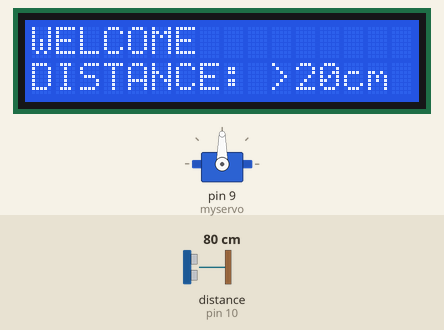
This sketch was run on a simulated Arduino Uno, built with avr-gcc and run on an emulated ATmega328P. Shown: 16×2 character LCD, servo. Wiring (inferred from the names in the program): ultrasonic range finder: trigger pin 13; echo pin 10. The test bench sets the inputs (shaded band); at power-on: distance to the obstacle (sensor on pin 10) 80 cm. The echo pulse lasts 58.3 µs per cm; what the sketch prints to the serial monitor is not drawn.

Above: at 1.2 s.
1.3 s: distance to the obstacle (sensor on pin 10) set to 9 cm
At 2.4 s:
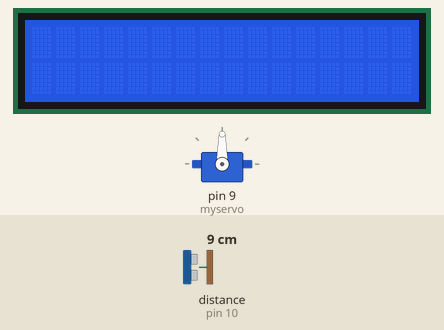
2.8 s: distance to the obstacle (sensor on pin 10) set to 18 cm
At 4.2 s:
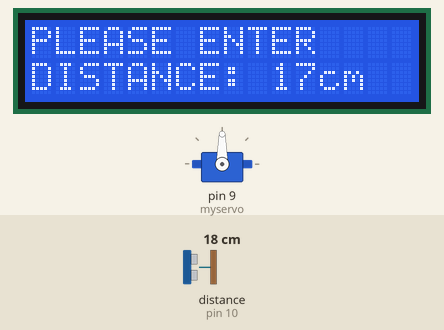
5.8 s: distance to the obstacle (sensor on pin 10) set to 2 cm
At 6.8 s:
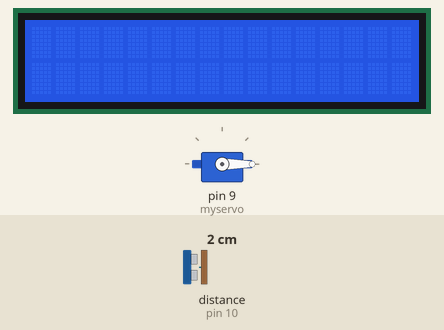
7.7 s: distance to the obstacle (sensor on pin 10) set to 19 cm
At 8.6 s:
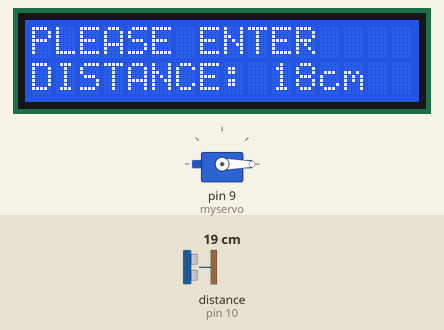
9.2 s: distance to the obstacle (sensor on pin 10) set to 24 cm
At 10.1 s:
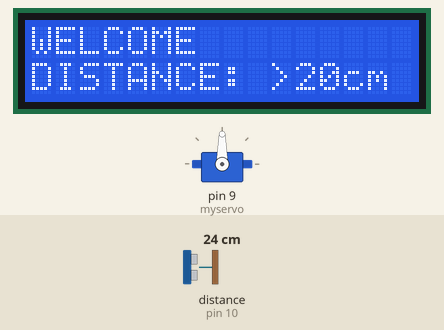
10.7 s: distance to the obstacle (sensor on pin 10) set to 4 cm
At 11.3 s:
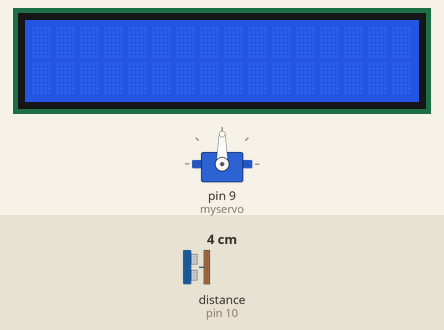
Timing chart, 0 to 15.7 s (numbered marks = the images above; inputs shaded):
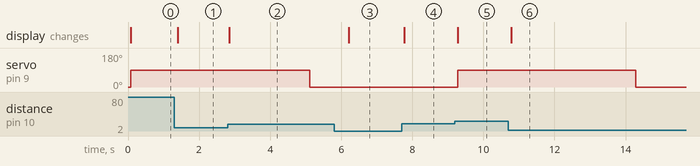

The sketch:

sketch_smartentryexit_system_20250114200900.ino
```cpp
#include <LiquidCrystal.h>
#include <Servo.h>

Servo myservo;
const int rs = 12, en = 11, d4 = 5, d5 = 4, d6 = 3, d7 = 2;
LiquidCrystal lcd(rs, en, d4, d5, d6, d7);

int trigPin = 13;
int echoPin = 10;
unsigned long openTime = 0;  // Store when the door opens
bool doorOpen = false;       // Track if the door is open

void setup()
{
  pinMode(trigPin, OUTPUT);
  pinMode(echoPin, INPUT);
  lcd.begin(16, 2);
  myservo.attach(9);

  Serial.begin(9600);
  myservo.write(0); // Ensure door starts in the closed position
}

void loop()
{
  long duration, distance;
  digitalWrite(trigPin, LOW);
  delayMicroseconds(2);
  digitalWrite(trigPin, HIGH);
  delayMicroseconds(10);
  digitalWrite(trigPin, LOW);

  duration = pulseIn(echoPin, HIGH);
  distance = (duration / 2) / 29.412;

  lcd.clear();

  if (distance > 20)
  {

    lcd.setCursor(0, 0);
    lcd.print("WELCOME");
    lcd.setCursor(0, 1);
    lcd.print("DISTANCE: >20cm");

    if (!doorOpen)  // Open only if not already open
    {
      myservo.write(90);
      openTime = millis(); // Save the opening time
      doorOpen = true;
    }
  }
  else if (distance <= 20 && distance > 10)
  {
    lcd.setCursor(0, 0);
    lcd.print("PLEASE ENTER");
    lcd.setCursor(0, 1);
    lcd.print("DISTANCE: ");
    lcd.print(distance);

    lcd.print("cm");
  }

  // Ensure door closes after 30 seconds
  if (doorOpen && (millis() - openTime >= 5000))
  {
    myservo.write(0);  // Move servo back to closed position
    delay(1000);       // Small delay to let it close
    doorOpen = false;  // Reset door state
  }

  Serial.print("Distance: ");
  Serial.println(distance);
  delay(100);
}
```

Measured:
- the behaviour switches between 21 and 22 cm on distance to the obstacle (sensor on pin 10) (found by bisection; images 4 and 5)
- after the input at 1.3 s, the display: changes after 0.10 s (image 1)
- after the input at 2.8 s, the display: changes after 0.05 s (image 2)
- after the input at 5.8 s, the display: changes after 0.42 s (image 3)
- after the input at 7.7 s, the display: changes after 0.07 s (image 4)
- after the input at 9.2 s, servo on pin 9 (myservo): 0° → 90° after 0.08 s; the display: changes after 0.08 s (image 5)
- after the input at 10.7 s, the display: changes after 0.08 s (image 6)
